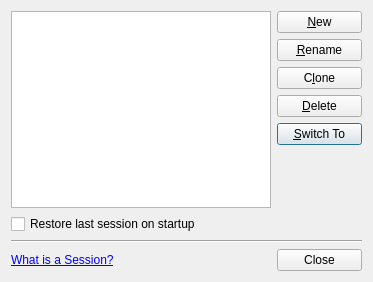
<?xml version="1.0" encoding="UTF-8"?>
<ui version="4.0">
 <class>ProjectExplorer::Internal::SessionDialog</class>
 <widget class="QDialog" name="ProjectExplorer::Internal::SessionDialog">
  <property name="geometry">
   <rect>
    <x>0</x>
    <y>0</y>
    <width>373</width>
    <height>282</height>
   </rect>
  </property>
  <property name="windowTitle">
   <string>Session Manager</string>
  </property>
  <layout class="QGridLayout" name="gridLayout">
   <item row="0" column="0">
    <widget class="SessionView" name="sessionView">
     <property name="sizePolicy">
      <sizepolicy hsizetype="Expanding" vsizetype="Expanding">
       <horstretch>1</horstretch>
       <verstretch>1</verstretch>
      </sizepolicy>
     </property>
    </widget>
   </item>
   <item row="0" column="1" rowspan="2">
    <layout class="QVBoxLayout" name="verticalLayout">
     <property name="leftMargin">
      <number>0</number>
     </property>
     <property name="rightMargin">
      <number>0</number>
     </property>
     <item>
      <widget class="QPushButton" name="btCreateNew">
       <property name="text">
        <string>&amp;New</string>
       </property>
      </widget>
     </item>
     <item>
      <widget class="QPushButton" name="btRename">
       <property name="text">
        <string>&amp;Rename</string>
       </property>
      </widget>
     </item>
     <item>
      <widget class="QPushButton" name="btClone">
       <property name="text">
        <string>C&amp;lone</string>
       </property>
      </widget>
     </item>
     <item>
      <widget class="QPushButton" name="btDelete">
       <property name="text">
        <string>&amp;Delete</string>
       </property>
      </widget>
     </item>
     <item>
      <widget class="QPushButton" name="btSwitch">
       <property name="text">
        <string>&amp;Switch To</string>
       </property>
       <property name="default">
        <bool>true</bool>
       </property>
      </widget>
     </item>
     <item>
      <spacer name="verticalSpacer">
       <property name="orientation">
        <enum>Qt::Vertical</enum>
       </property>
       <property name="sizeHint" stdset="0">
        <size>
         <width>85</width>
         <height>48</height>
        </size>
       </property>
      </spacer>
     </item>
    </layout>
   </item>
   <item row="1" column="0">
    <widget class="QCheckBox" name="autoLoadCheckBox">
     <property name="text">
      <string>Restore last session on startup</string>
     </property>
    </widget>
   </item>
   <item row="2" column="0" colspan="2">
    <widget class="Line" name="line">
     <property name="orientation">
      <enum>Qt::Horizontal</enum>
     </property>
    </widget>
   </item>
   <item row="3" column="0">
    <widget class="QLabel" name="whatsASessionLabel">
     <property name="text">
      <string>&lt;a href=&quot;qthelp://org.qt-project.qthldplugin/doc/hldplugin-project-managing-sessions.html&quot;&gt;What is a Session?&lt;/a&gt;</string>
     </property>
    </widget>
   </item>
   <item row="3" column="1">
    <widget class="QDialogButtonBox" name="buttonBox">
     <property name="sizePolicy">
      <sizepolicy hsizetype="Expanding" vsizetype="Fixed">
       <horstretch>0</horstretch>
       <verstretch>0</verstretch>
      </sizepolicy>
     </property>
     <property name="orientation">
      <enum>Qt::Vertical</enum>
     </property>
     <property name="standardButtons">
      <set>QDialogButtonBox::Close</set>
     </property>
     <property name="centerButtons">
      <bool>true</bool>
     </property>
    </widget>
   </item>
  </layout>
 </widget>
 <customwidgets>
  <customwidget>
   <class>SessionView</class>
   <extends>QTreeView</extends>
   <header>projectexplorer/sessionview.h</header>
  </customwidget>
 </customwidgets>
 <resources/>
 <connections>
  <connection>
   <sender>buttonBox</sender>
   <signal>rejected()</signal>
   <receiver>ProjectExplorer::Internal::SessionDialog</receiver>
   <slot>reject()</slot>
   <hints>
    <hint type="sourcelabel">
     <x>191</x>
     <y>244</y>
    </hint>
    <hint type="destinationlabel">
     <x>114</x>
     <y>237</y>
    </hint>
   </hints>
  </connection>
  <connection>
   <sender>buttonBox</sender>
   <signal>accepted()</signal>
   <receiver>ProjectExplorer::Internal::SessionDialog</receiver>
   <slot>accept()</slot>
   <hints>
    <hint type="sourcelabel">
     <x>246</x>
     <y>237</y>
    </hint>
    <hint type="destinationlabel">
     <x>78</x>
     <y>216</y>
    </hint>
   </hints>
  </connection>
 </connections>
</ui>
